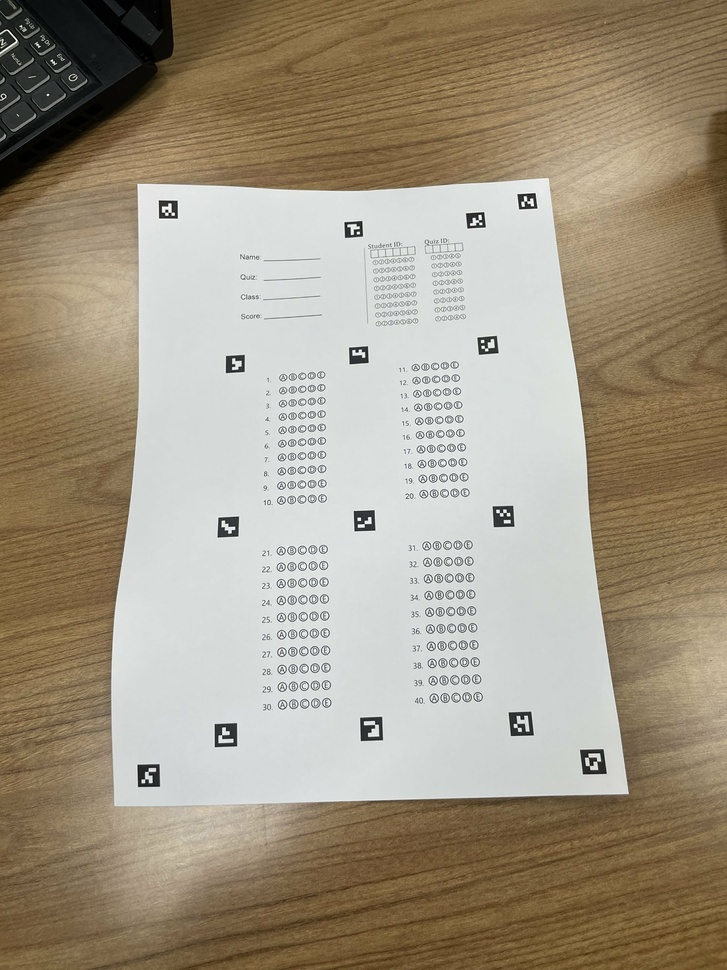
#> input picture images/i1.jpg, 727 x 970 px, shrunk from 2160 x 2880 before the run
$ python -i illumination_utils.py   (imports and definitions only)
#> lines starting #> are read from the running program, lines starting #| are printed output that depends on the picture; after the words box and inside, x2 and y2 are one past the last pixel; in counts of white or black regions, pixels touching at a corner belong together
#> further down, picture is the input picture: shape (970, 727, 3); mean B, G, R 132.1, 151, 161.8
"""
Illumination correction utilities - Cân bằng sáng cho giấy có độ sáng không đều
"""
import cv2 as cv
import numpy as np


def normalize_illumination_morphology(img, kernel_size=25):
#> called with kernel_size = 25
    kernel = cv.getStructuringElement(cv.MORPH_ELLIPSE, (kernel_size, kernel_size))
    background = cv.morphologyEx(img, cv.MORPH_OPEN, kernel)

    # Trừ background
    imgNormalized = cv.subtract(img, background)
    imgNormalized = cv.add(imgNormalized, 128)
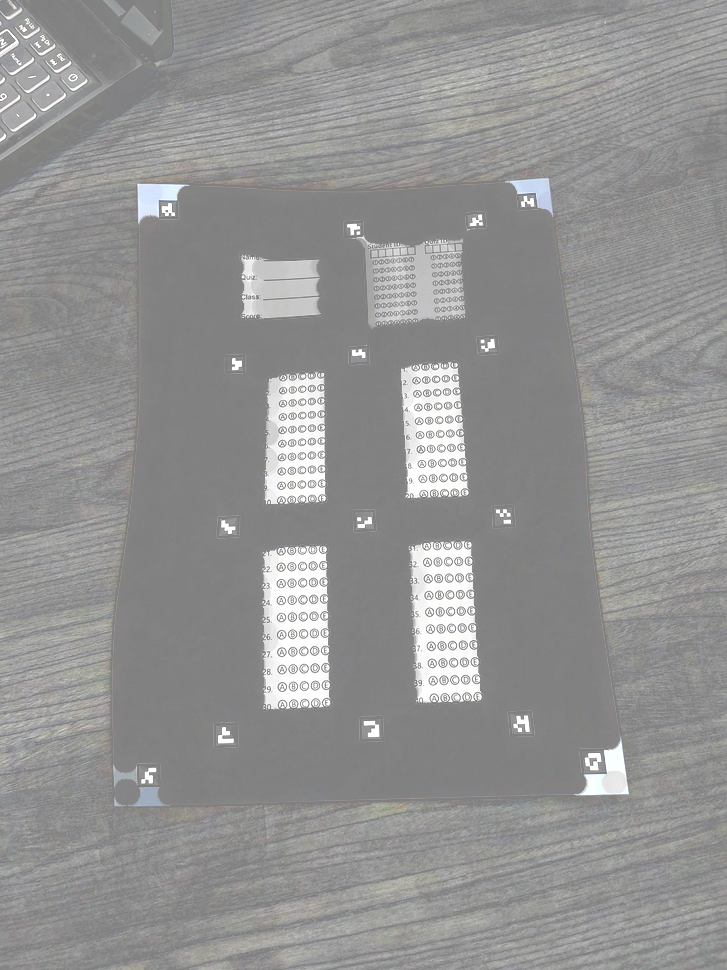
#> imgNormalized: shape (970, 727, 3); mean B, G, R 147.3, 147.7, 147.8

    return imgNormalized


def normalize_illumination_gaussian(img, sigma=50):
    # Tính kernel size từ sigma
#> called with sigma = 50
    kernel_size = int(6 * sigma) | 1  # Đảm bảo lẻ
#> kernel_size = 301
    kernel_size = min(kernel_size, 255)  # Giới hạn max
#> kernel_size = 255

    # Blur để ước lượng background
    background = cv.GaussianBlur(img, (kernel_size, kernel_size), sigma)

    # Trừ background
    imgNormalized = cv.subtract(img, background)
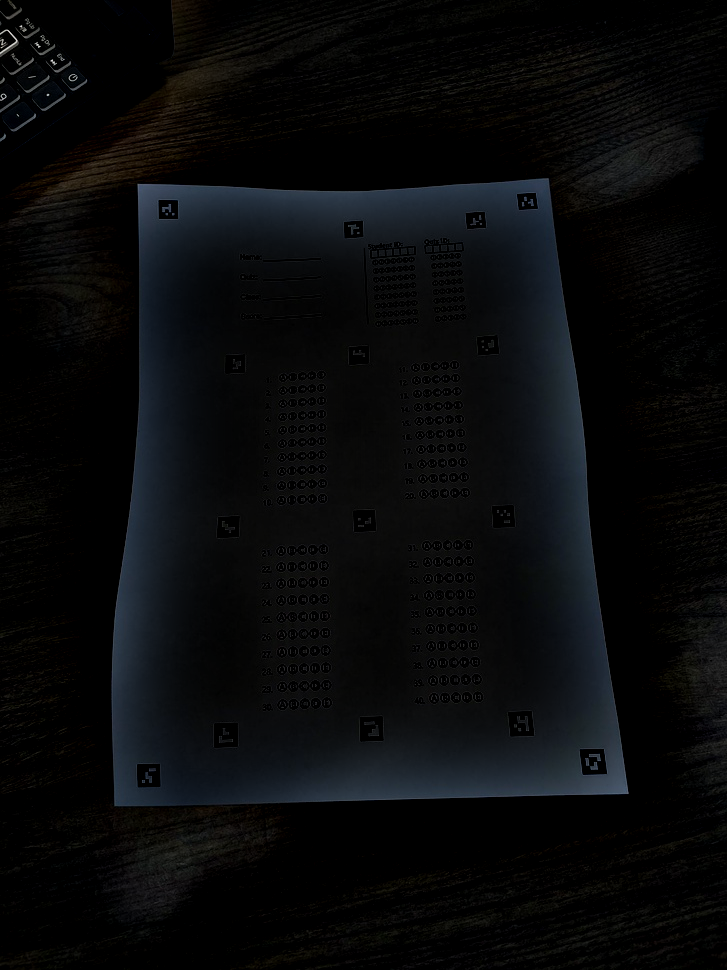
#> imgNormalized: shape (970, 727, 3); mean B, G, R 10.9, 9.8, 8.7
    imgNormalized = cv.add(imgNormalized, 128)

    return imgNormalized


def normalize_illumination_division(img):
    img_float = img.astype(np.float32)

    # Ước lượng background bằng blur mạnh
    background = cv.GaussianBlur(img, (51, 51), 0).astype(np.float32)

    # Tránh chia cho 0
    background = np.maximum(background, 1.0)

    # Chia để normalize
    normalized = (img_float / background) * 128.0
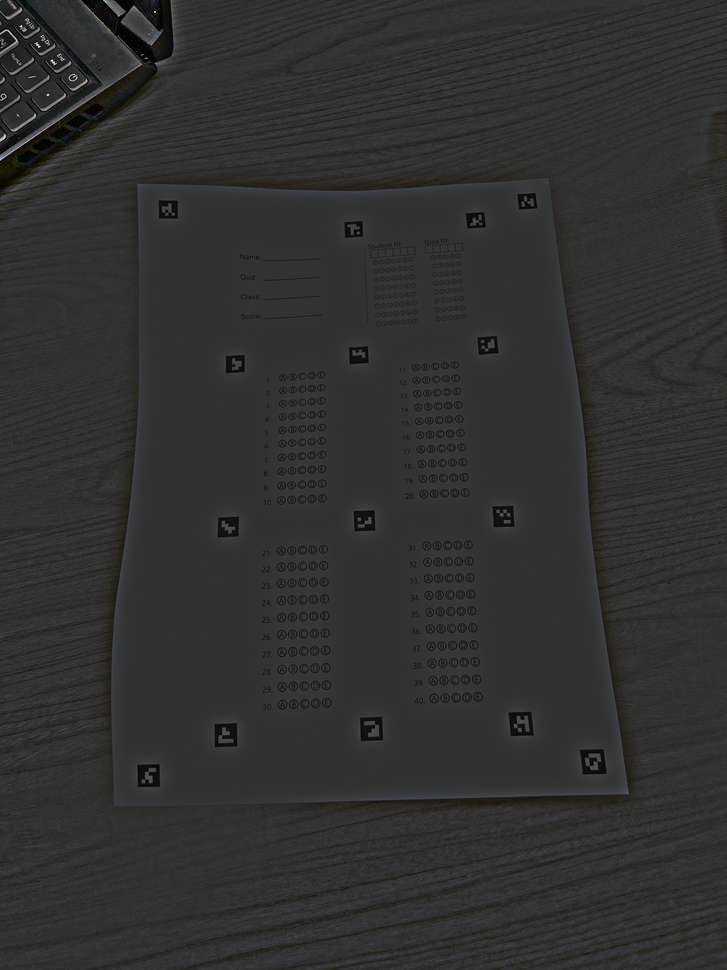
#> normalized: shape (970, 727, 3) float32; mean B, G, R 126.8, 127.2, 127.3; drawn with min black and max white
    normalized = np.clip(normalized, 0, 255).astype(np.uint8)

    return normalized


def adaptive_illumination_correction(img, method='auto'):
    if method == 'auto':
        # Phân tích độ biến thiên sáng
        mean_val = np.mean(img)
        std_val = np.std(img)

        # Nếu độ biến thiên cao, dùng division
        if std_val > 40:
            print("[ILLUM] Độ biến thiên cao, dùng division method")
            return normalize_illumination_division(img)
        # Nếu trung bình, dùng morphology
        else:
            print("[ILLUM] Dùng morphology method")
            return normalize_illumination_morphology(img, kernel_size=25)

    elif method == 'morphology':
        return normalize_illumination_morphology(img, kernel_size=25)
    elif method == 'gaussian':
        return normalize_illumination_gaussian(img, sigma=50)
    elif method == 'division':
        return normalize_illumination_division(img)
    else:
        raise ValueError(f"Unknown method: {method}")


def enhance_local_contrast(img, clip_limit=2.0, tile_size=(8, 8)):
    clahe = cv.createCLAHE(clipLimit=clip_limit, tileGridSize=tile_size)
    return clahe.apply(img)


def multi_scale_illumination_correction(img):
    # Scale 1: Xử lý gradient rộng (toàn cục)
    kernel_large = cv.getStructuringElement(cv.MORPH_ELLIPSE, (51, 51))
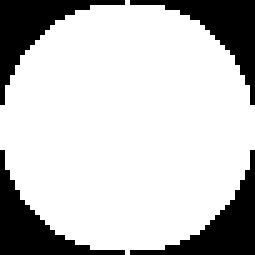
#> kernel_large: shape (51, 51) (shown 5 times larger); values 0 (black) and 1 (white), 77.1% white; 4 black regions, box (x1, y1, x2, y2) and area: (0, 0, 25, 21) 149, (26, 0, 51, 21) 149, (0, 30, 25, 51) 149, (26, 30, 51, 51) 149
    bg_large = cv.morphologyEx(img, cv.MORPH_OPEN, kernel_large)
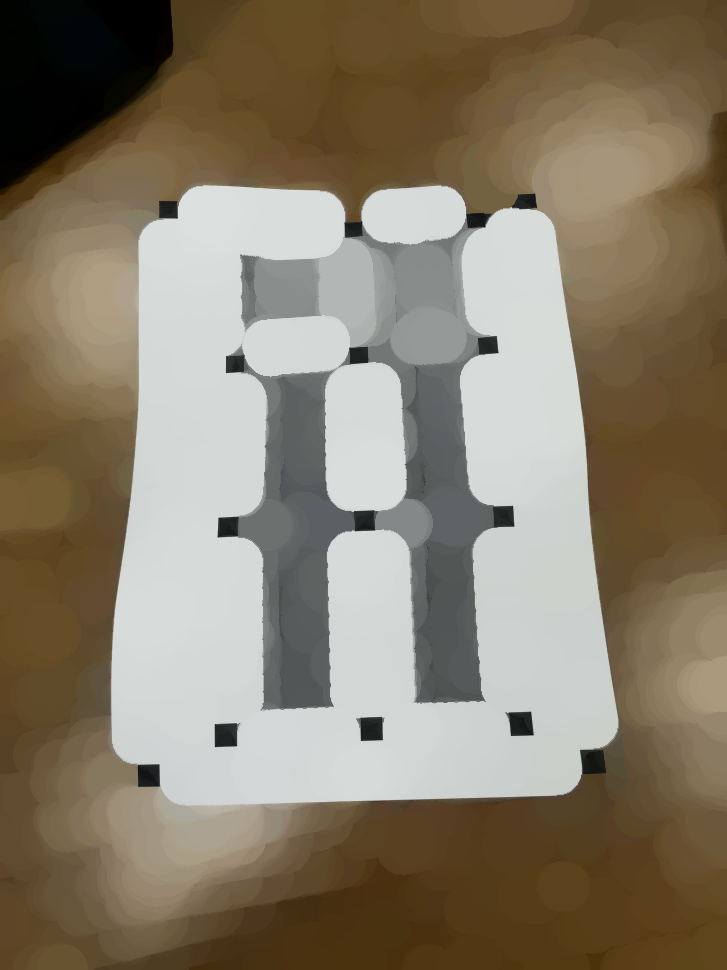
#> bg_large: shape (970, 727, 3); mean B, G, R 106, 124.2, 135.1
    img_norm1 = cv.subtract(img, bg_large)
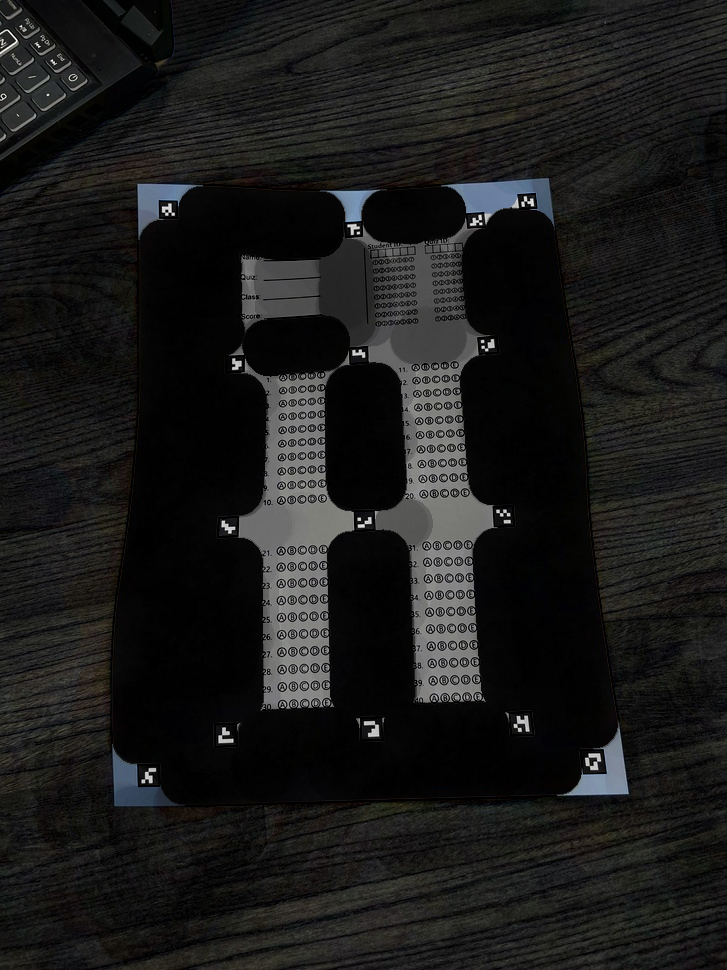
#> img_norm1: shape (970, 727, 3); mean B, G, R 26.1, 26.7, 26.7
    img_norm1 = cv.add(img_norm1, 128)

    # Scale 2: Xử lý bóng trung bình
    kernel_medium = cv.getStructuringElement(cv.MORPH_ELLIPSE, (25, 25))
    bg_medium = cv.morphologyEx(img_norm1, cv.MORPH_OPEN, kernel_medium)
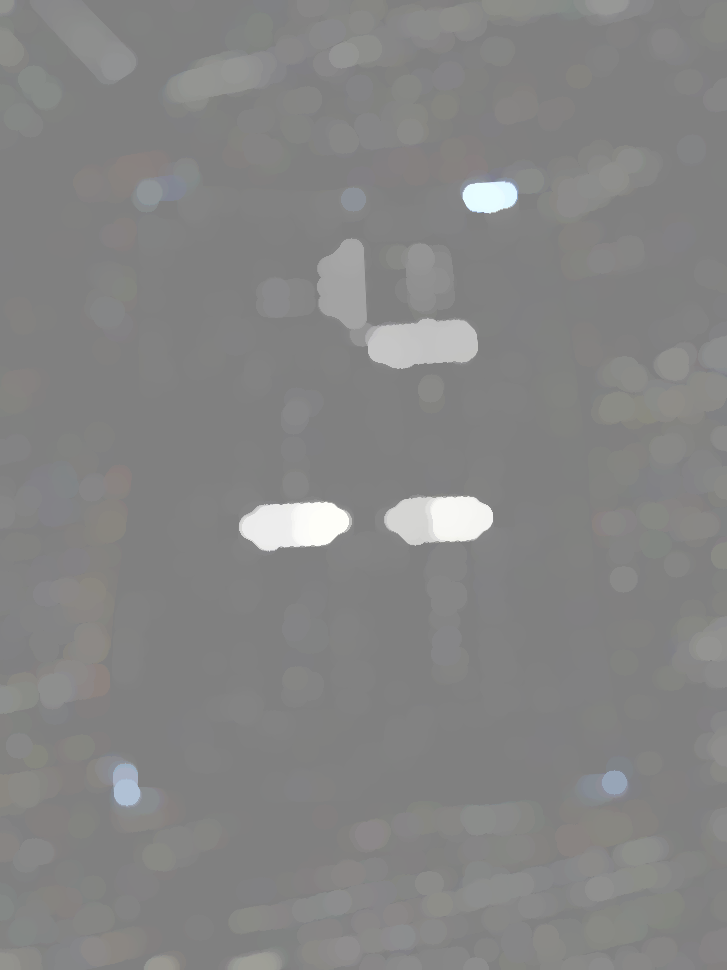
#> bg_medium: shape (970, 727, 3); mean B, G, R 132.8, 133.2, 133.2
    img_norm2 = cv.subtract(img_norm1, bg_medium)
    img_norm2 = cv.add(img_norm2, 128)

    # CLAHE để tăng cường contrast cục bộ
    img_final = enhance_local_contrast(img_norm2, clip_limit=2.0, tile_size=(10, 10))

    return img_final


def compare_illumination_methods(img):
    from matplotlib import pyplot as plt

    methods = {
        'Original': img,
        'Morphology': normalize_illumination_morphology(img),
        'Gaussian': normalize_illumination_gaussian(img),
        'Division': normalize_illumination_division(img),
        'Multi-scale': multi_scale_illumination_correction(img)
    }

    plt.figure(figsize=(15, 10))
    for i, (name, result) in enumerate(methods.items(), 1):
        plt.subplot(2, 3, i)
        plt.imshow(result, cmap='gray')
        plt.title(f'{name}\nMean={np.mean(result):.1f}, Std={np.std(result):.1f}')
        plt.axis('off')

    plt.tight_layout()
    plt.savefig('debug_steps/Illumination_Comparison.png', dpi=150, bbox_inches='tight')
    plt.show()

    return methods

>>> import cv2
>>> picture = cv2.imread('images/i1.jpg')
#> (the run stopped early here; a loop or call above may not have finished)

$ run again, on images/i2.jpg
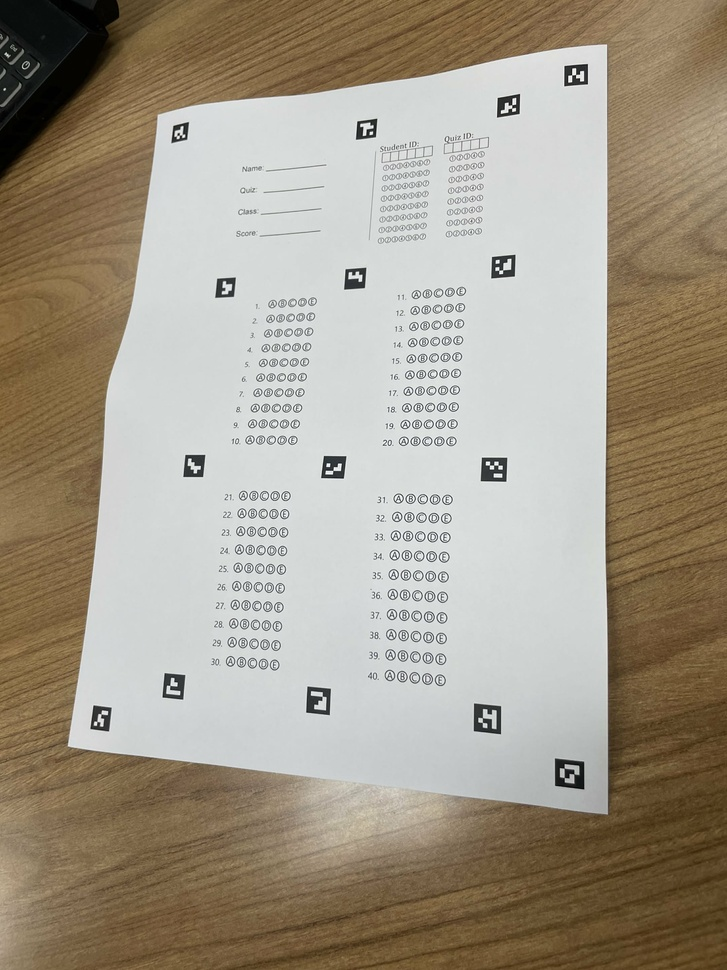
#> input picture images/i2.jpg, 727 x 970 px, shrunk from 2160 x 2880 before the run
#> picture is the input picture: shape (970, 727, 3); mean B, G, R 137.4, 153.4, 162.6
#> in normalize_illumination_morphology, `imgNormalized = cv.add(imgNormalized, 128)`:
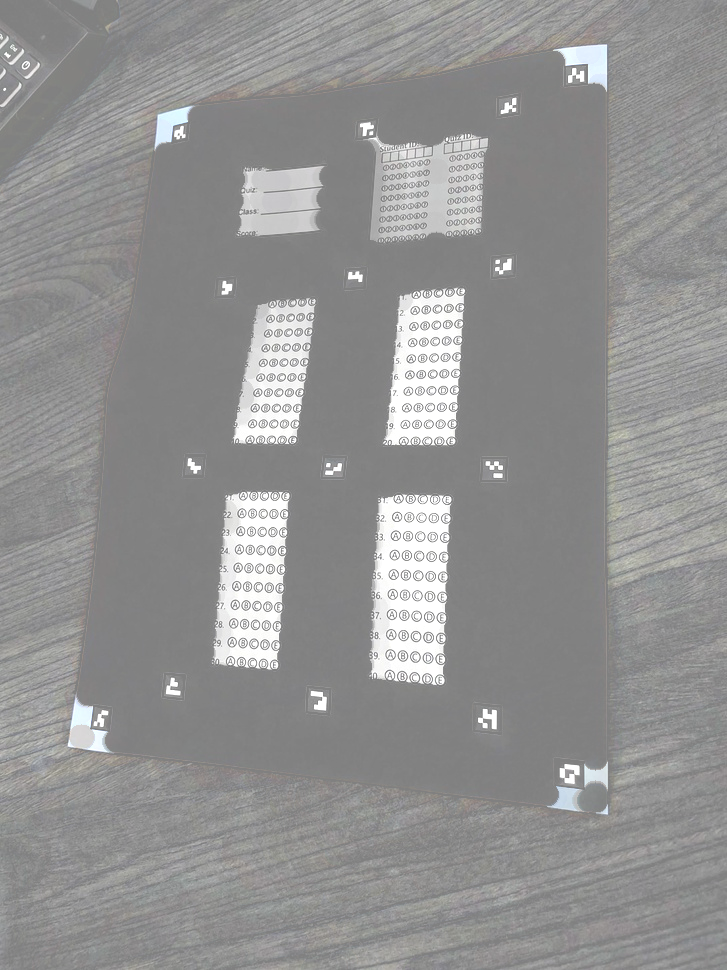
#> imgNormalized: shape (970, 727, 3); mean B, G, R 146.3, 146.5, 146.6
#> in normalize_illumination_gaussian, `kernel_size = int(6 * sigma) | 1`: kernel_size = 301
#> in normalize_illumination_gaussian, `kernel_size = min(kernel_size, 255)`: kernel_size = 255
#> kernel_large: shape (51, 51); values 0 (black) and 1 (white), 77.1% white; 4 black regions, box (x1, y1, x2, y2) and area: (0, 0, 25, 21) 149, (26, 0, 51, 21) 149, (0, 30, 25, 51) 149, (26, 30, 51, 51) 149
#> in multi_scale_illumination_correction, `img_norm2 = cv.subtract(img_norm1, bg_medium)`:
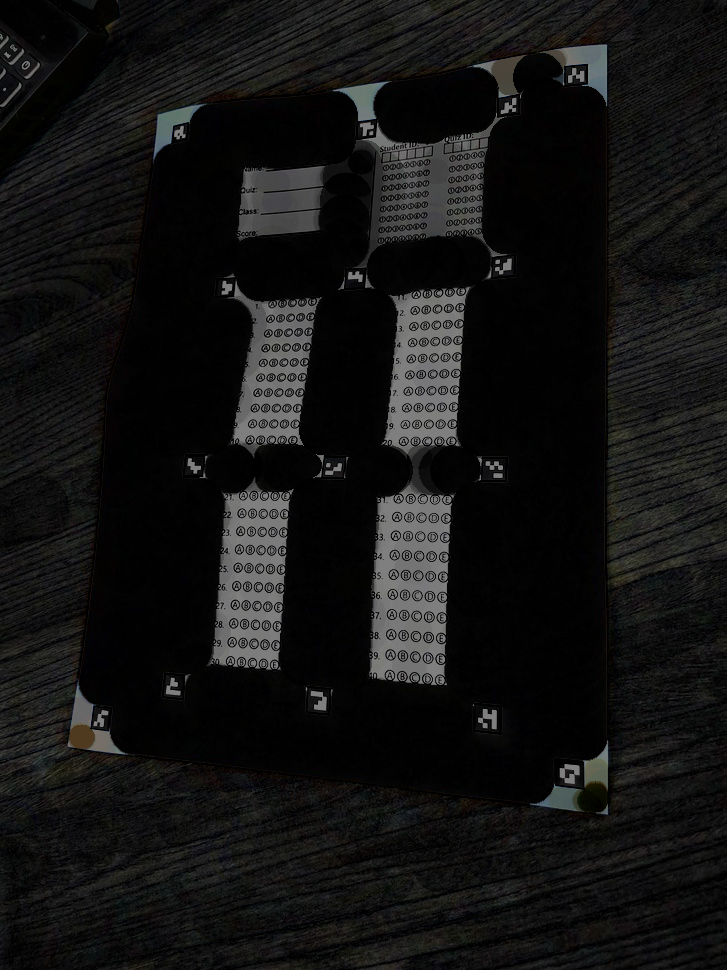
#> img_norm2: shape (970, 727, 3); mean B, G, R 19.6, 19.9, 20
